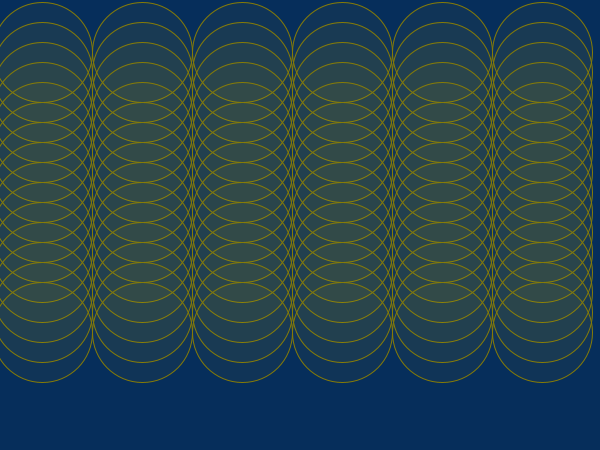
Frame 1 (no input)
Frame 60 (the mouse pressed at the canvas centre just before this capture): identical to frame 1, image omitted
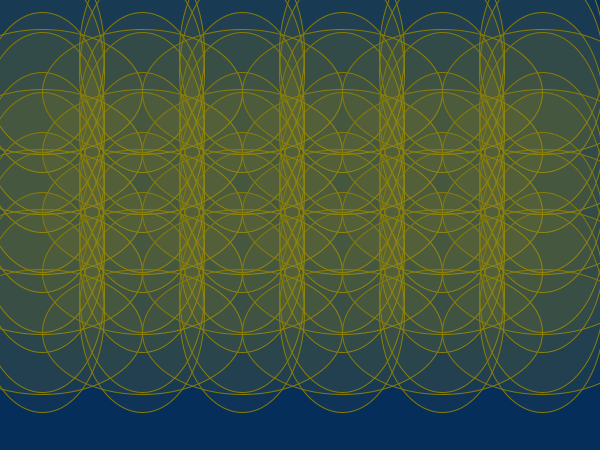
Frame 120 (the mouse held since frame 60 and released just before this capture)

The Processing sketch that drew these frames (run headless with seeded random() and noise(); from frame 60 on, the mouse is pressed at the canvas centre):

// Processing sketch: processing_156836
// ── processing_156836.pde

void setup(){
  size (600, 450);
}
boolean t = true;
float x;
float y;
int flex=1;

void draw() {
  int w=0;
  background(#062e5b);
  for (int i=1; i<width/2; i+=50) {
    for (int j=1; j<height/3; j+=10) {
      w+=1;
      fill(174, 161, 22, 15);
      stroke(#867b06);
      if (t) {
        x=mouseX;
        y=mouseY;
      }
      if (w % 3==0) {
        ellipse(i*2+40, j*2+50, abs(flex*(x-100)), abs(flex*(y-100)));
      } else {
        ellipse(i*2+40, j*2+50, abs(flex*(y-100)), abs(flex*(x-100)));
      }
    }
  }
}
